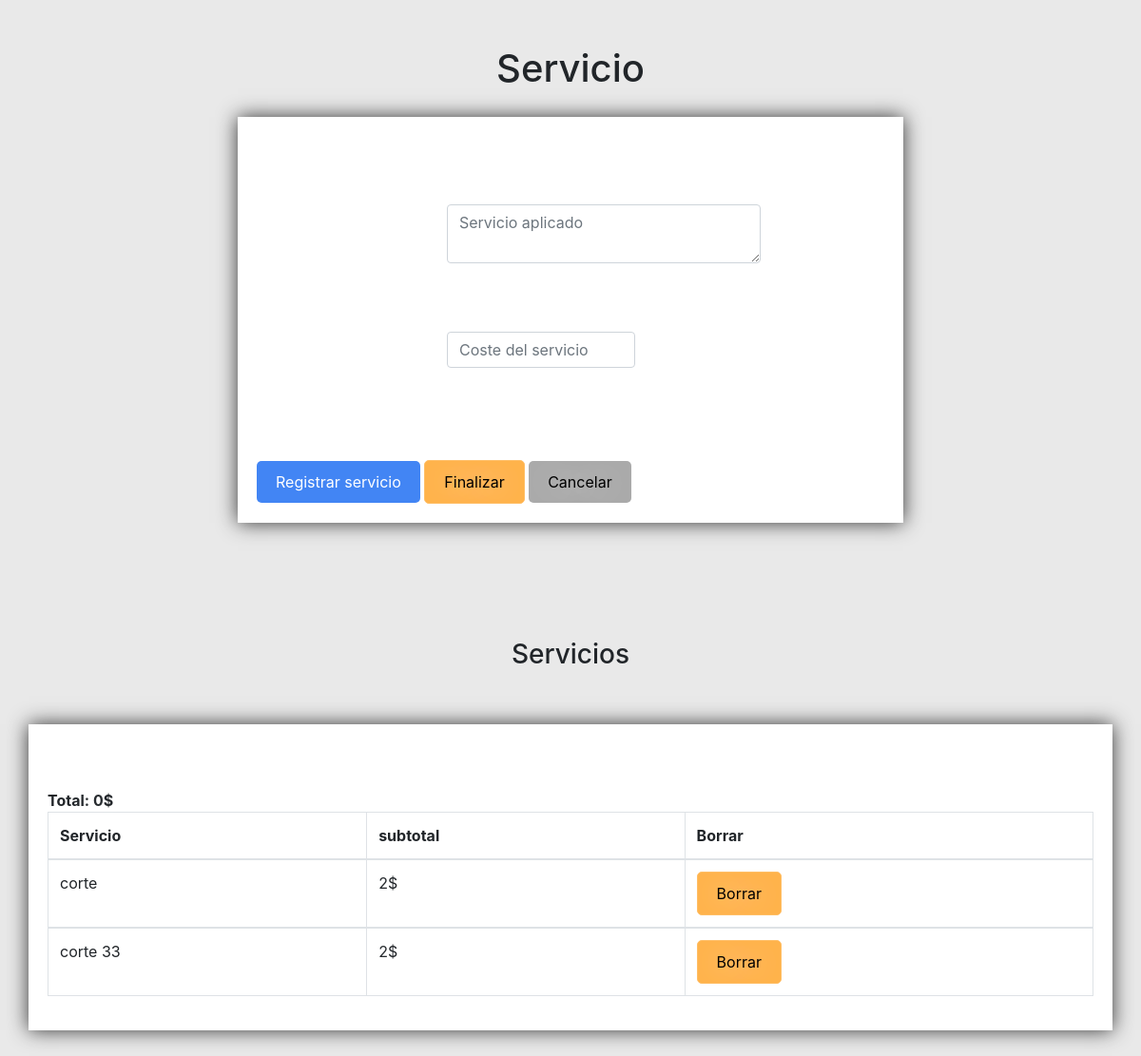
/RegistroConsultaDos.php, run on an earlier commit of the app's database.
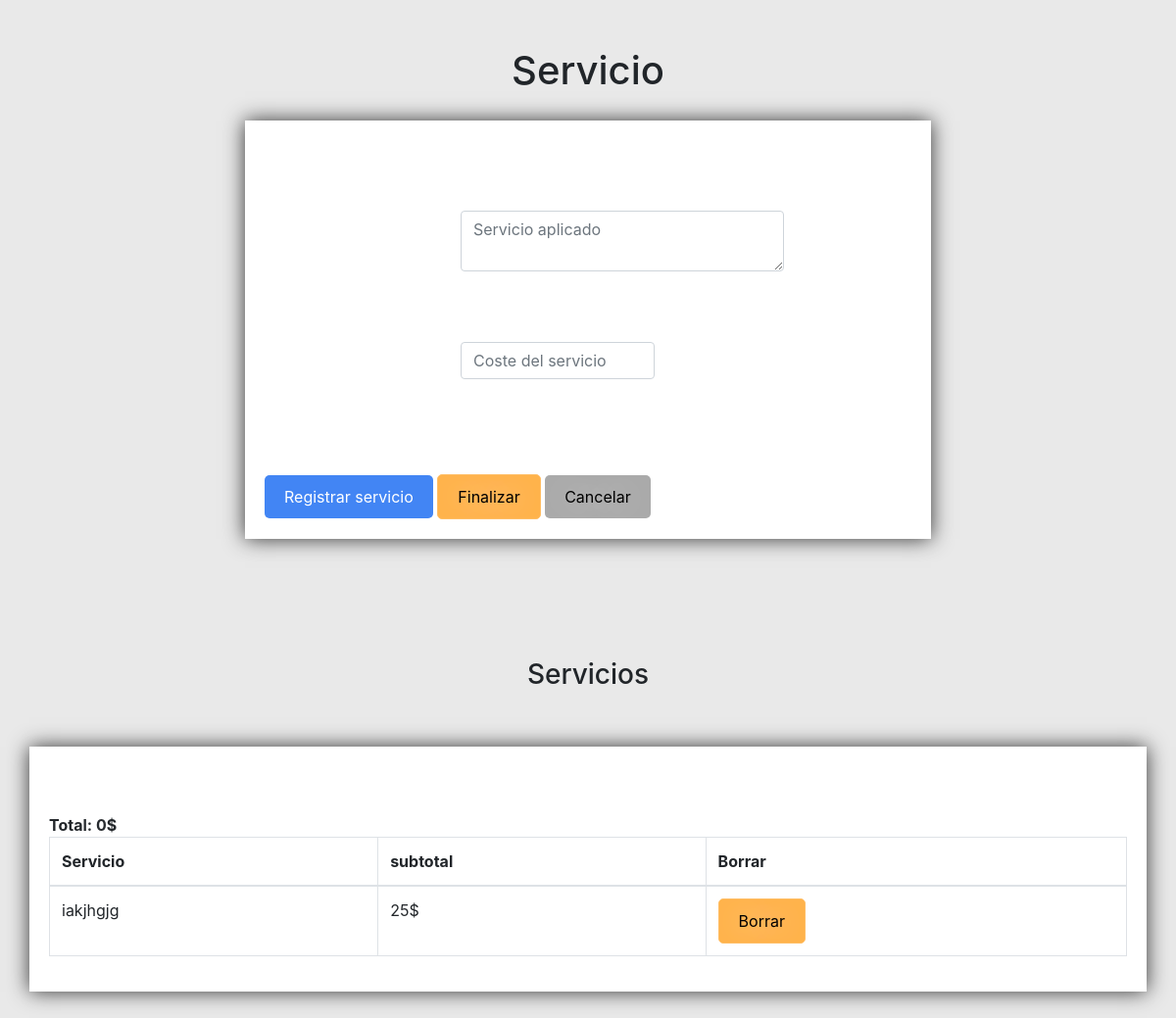
And on a later commit of the database.
### tables this page shows
CREATE TABLE `consulta_detalle` (
  `id` int(11) NOT NULL AUTO_INCREMENT,
  `id_con` int(11) NOT NULL,
  `servicio` varchar(50) NOT NULL,
  `subtotal` int(11) NOT NULL,
  PRIMARY KEY (`id`),
  KEY `id_con` (`id_con`),
  CONSTRAINT `consulta_detalle_ibfk_1` FOREIGN KEY (`id_con`) REFERENCES `consulta` (`id_consulta`) ON DELETE CASCADE ON UPDATE CASCADE
);

### RegistroConsultaDos.php (the view, shortened to what this page needs)
<?php
$c= new Conectar();
$enlace = $c->ConectarMetodo();
?>
<!DOCTYPE html>
<html>
<head>
</head>
<body style="background-color: #e9e9e9">
	<link rel="stylesheet" href="./css/bootstrap.css">
<link rel="stylesheet" href="./css/body.css">
<link rel="stylesheet" type="text/css" href="./css/top.css">
<br>
<br>
<h1 class="centrado">Servicio</h1>
<br>
<div class="" style="margin-left:250px; margin-right:250px; margin-top: -5px; margin-bottom: 50px; padding: 20px; background-color: #fff; text-shadow: 0 0 30px #fff;
			       box-shadow: 0 0 20px #333; height:30% ">
<form action="LlenarConsulta.php" method="POST" >
<br>
<br>
<br>
<textarea class="form-control" style="width: 50%; margin-left: 200px" id= "observacion" name="observacion" required type="text" equired pattern="[A-Za-z ]+" placeholder="Servicio aplicado" autocomplete="off"></textarea>
<br>
<br>
<br>
<tr>
<input class="form-control" style="width: 30%; margin-left: 200px" id= "total" name="total" min="1" required type="number" placeholder="Coste del servicio" autocomplete="off">
</tr>
<br>
<br>
<tr><button style="margin-top: 50px;" type="submit" class="success">Registrar servicio</button></tr>
<tr><a class="btn_a" href="RegistroConsultaHecho.php">Finalizar</a></tr>
<tr><a class="cancel" href="RegresarDeConsultaServicio.php">Cancelar</a></tr>
</form>
</div>
<?php
if(isset($_SESSION['id_con'])) {
$id_con = $_SESSION['id_con'];
	$sql= "SELECT * from consulta_detalle where id_con = '$id_con'";
	$resultado = mysqli_query($enlace, $sql);
	?>
	<br>
	<br>
	<br>
	<h3 class="centrado">Servicios</h3>
	<br>
	<br>
		<div class="col-xs-12">
			<div class="container" style="margin-bottom: 50px; padding: 20px; background-color: #fff; text-shadow: 0 0 30px #fff;
			       box-shadow: 0 0 20px #333; height:30% ">
<table class="table table-bordered" id="tabla_rcd">
<thead>
<th>Servicio</th>
<th>subtotal</th>
<th>Borrar</th>
</thead>
<br>
<br>
	<?php foreach ($resultado as $fila) { ?>
<tbody>
<tr>
	<td><?php echo $fila["servicio"];?></td>
    <td><?php echo $fila["subtotal"]."$";?></td>
<td><a class="btn_a" href="BorrarServicio.php?id_servicio=<?php echo $fila['id']; ?>">Borrar</a></td>
	<?php }?>
	<strong class="centrado">Total: <?php echo $_SESSION["TotalReal"]."$";?></strong><?php } ?>
</tr>
</tbody>
</table>
</div>
</div>
</body>
</html>

### css/body.css (style rules this page uses)
.centrado { text-align: center; }

### css/top.css (style rules this page uses)
.btn_a { display: inline-block; padding: 10px 20px; background-color: #ffb34b; color: black; text-align: center; font-size: 16px; border: none; border-radius: 5px; cursor: pointer; text-decoration: none; }
.btn_a:link { outline: none; text-decoration: none; display: inline-block; border: 1px solid #ffbe65 ; color: black; }
.btn_a:link, .btn_a:visited, .btn_a:focus { background: #ffb34b; border: 1px solid #ffbe65; color:black; }
.success { display: inline-block; padding:10px 20px; background-color: #4285f4; color: white; text-align: center; border: none; border-radius:5px; cursor: pointer; text-decoration: none; }
.cancel { display: inline-block; padding: 10px 20px; background-color: #aaa; color: black; text-align: center; font-size: 16px; border: none; border-radius: 5px; cursor: pointer; text-decoration: none; }

What changed in the data, as far as the page shows it:
no longer on this page (row unchanged): consulta_detalle: servicio "corte", subtotal "2"
no longer on this page (row unchanged): consulta_detalle: servicio "corte 33", subtotal "2"
added consulta_detalle: servicio "iakjhgjg", subtotal "25"
